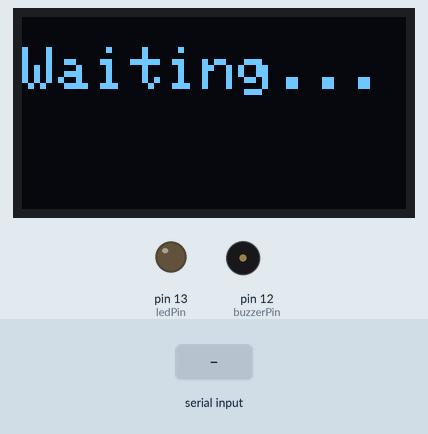
Bench run of a sketch on a simulated Arduino Uno, built with avr-gcc and run on an emulated ATmega328P. Parts: 128×64 one-colour display, output pins drawn as LEDs (lit = HIGH), buzzer (waves = sounding, pin HIGH). The test bench sets the inputs (shaded band).

Above: at 3.2 s.
3.3 s: "Detected" received over Serial
At 4.6 s:
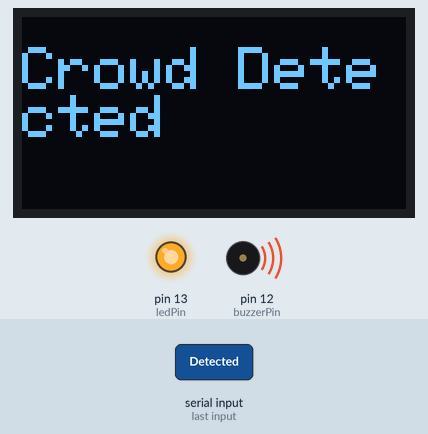
At 6.2 s:
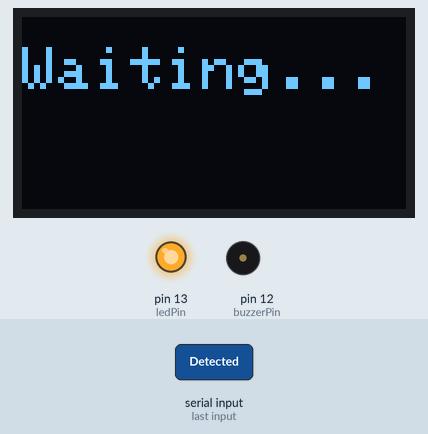
6.3 s: "No" received over Serial
At 8.5 s:
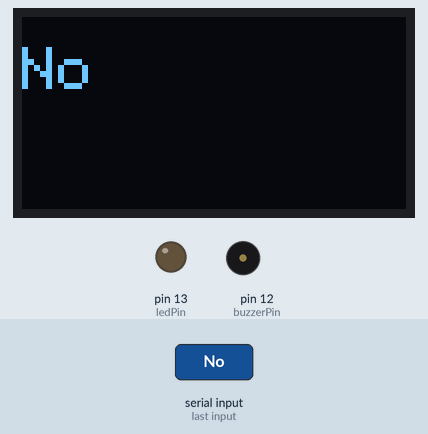
Timing chart, 0 to 10.0 s (numbered marks = the images above; inputs shaded):
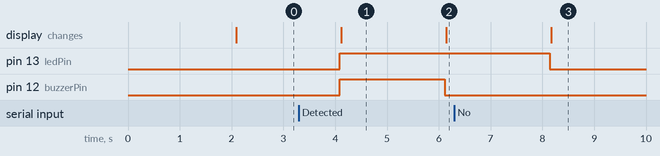

The sketch:

feature_1.ino
```cpp
#include <Wire.h>
#include <Adafruit_GFX.h>
#include <Adafruit_SSD1306.h>

#define SCREEN_WIDTH 128
#define SCREEN_HEIGHT 64

Adafruit_SSD1306 oled(SCREEN_WIDTH, SCREEN_HEIGHT, &Wire, -1);

const int buttonPin = 2;
const int ledPin = 13;
const int buzzerPin = 12;  // Buzzer pin
String gpsString = "";

void setup() {
  Serial.begin(9600);

  if (!oled.begin(SSD1306_SWITCHCAPVCC, 0x3C)) {
    Serial.println(F("SSD1306 allocation failed"));
    while (true);
  }

  pinMode(ledPin, OUTPUT);
  pinMode(buzzerPin, OUTPUT);
  pinMode(buttonPin, INPUT);

  oled.clearDisplay();
  oled.setTextSize(2);
  oled.setTextColor(WHITE);
  oled.setCursor(0, 10);
  oled.println("Reading");
  oled.println("---------");
  oled.display();
  delay(2000);
}

void loop() {
  gpsString = "";

  // Read the serial input from Python
  while (Serial.available() > 0) {
    char inChar = (char)Serial.read();
    gpsString += inChar;
  }

  oled.clearDisplay();
  oled.setTextSize(2);
  oled.setTextColor(WHITE);
  oled.setCursor(0, 10);

  // Crowd Detection Logic
  if (gpsString == "No") {
    digitalWrite(ledPin, LOW);
    digitalWrite(buzzerPin, LOW);
    oled.println("No");
  } else if (gpsString == "Detected") {
    digitalWrite(ledPin, HIGH);
    digitalWrite(buzzerPin, HIGH);  // Turn on buzzer
    oled.println("Crowd Detected");
  } else {
    digitalWrite(buzzerPin, LOW);
    oled.println("Waiting...");
  }

  oled.display();
  delay(2000);
}
```

Measured:
- after the input at 3.3 s, pin 13 (ledPin): LOW → HIGH after 0.79 s; pin 12 (buzzerPin): LOW → HIGH after 0.79 s, → LOW 2.0 s later; the display: changes after 0.81 s (image 1)
- after the input at 6.3 s, pin 13 (ledPin): HIGH → LOW after 1.8 s; the display: changes after 1.9 s (image 3)
- what the display in image 1 shows lasts 2.0 s, from 4.1 s to 6.1 s
